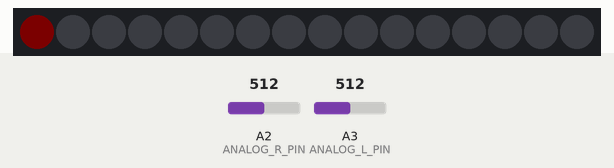
Bench run of a sketch on a simulated Arduino Uno, built with avr-gcc and run on an emulated ATmega328P. Shown: 16 RGB LEDs in strip order, left to right. Inputs (shaded band) come from the test bench; at power-on: A2 (ANALOG_R_PIN) = 512, A3 (ANALOG_L_PIN) = 512. Dim RGB values are drawn brighter than linear; the strip is taken to match the declared colour order; what the sketch prints to the serial monitor is not drawn.

Above: at 0.21 s.
At 3.21 s:
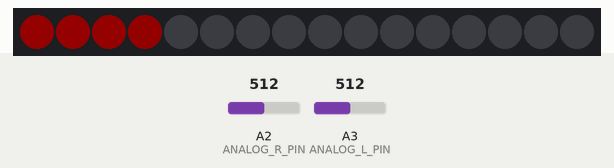
At 4.71 s:
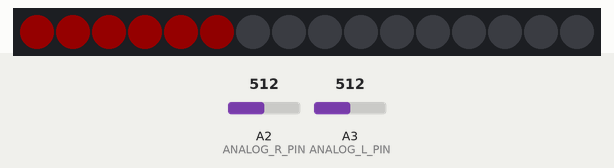
At 6.21 s:
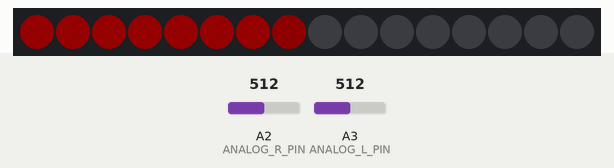
At 9.21 s:
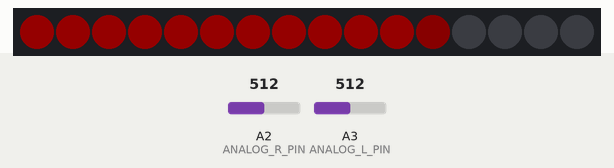
At 12.36 s:
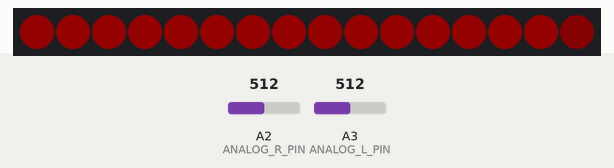

The sketch:

Neo_pixel.ino
```cpp
//UV meter - Neo pixel

#include <Adafruit_NeoPixel.h>

//NEO LED definitions
#define VU_LED_PIN_1 2 //VU meter 1 datapin
#define VU_PIX_NUM 16 //VU meter segment/pixel number
#define ANALOG_R_PIN A2 //Audio Right channel pin ADC2
#define ANALOG_L_PIN A3 //Audio Left channel pin ADC3

#define EFFECT_TICK 50 //Effect timming in milliseconds
#define MEASURE_TICK 10 //Measure timing in milliseconds

#define ANALOG_SAMPLES 5 //Number of samples from analog measurements to average

Adafruit_NeoPixel pixels1(VU_PIX_NUM, VU_LED_PIN_1, NEO_RGB + NEO_KHZ800);


unsigned long time_effect;
unsigned long time_measure;
unsigned int led_flag;

unsigned int x;
byte VU_brightness[VU_PIX_NUM];
byte Red , Green , Blue;

unsigned int analog_r[ANALOG_SAMPLES]; //Analog right channel variable
unsigned int analog_l[ANALOG_SAMPLES]; //Analog left channel variable

unsigned int average_r;
unsigned int average_l;


void setup() {
  pinMode(ANALOG_R_PIN  , INPUT);
  pinMode(ANALOG_L_PIN  , INPUT);

  Serial.begin(115200);
  Serial.println("Connecting");

  pixels1.begin();
  Serial.println("Initialize NEO pixels");

  pixels1.clear();
  Serial.println("Clear NEO pixels");

  pixels1.show();

  time_effect=millis()+EFFECT_TICK;
  time_measure=millis()+MEASURE_TICK;

  led_flag=1;

  x=0;

  Red=0;
  Green=0;
  Blue=50;

  for (int i=0; i<ANALOG_SAMPLES; i++){
    analog_r[i]=0;
    analog_l[i]=0;
  }

}

void loop() {
  if(millis()>=time_measure){

    time_measure=time_measure+MEASURE_TICK;

    for (int i=0; i<(ANALOG_SAMPLES-1); i++){
      analog_r[i]=analog_r[i+1];
      analog_l[i]=analog_l[i+1];
    }

    analog_r[4]=abs(511-analogRead(ANALOG_R_PIN));
    analog_l[4]=abs(511-analogRead(ANALOG_L_PIN));

    average_r=0;
    average_l=0;

    for (int i=0; i<ANALOG_SAMPLES; i++){
      average_r=average_r+analog_r[i];
      average_l=average_l+analog_l[i];
    }

    average_r=average_r/ANALOG_SAMPLES;
    average_l=average_l/ANALOG_SAMPLES;

    Serial.print("Audio R:");
    Serial.println(average_r);
    Serial.print("Audio L:");
    Serial.println(average_l);
    Serial.println("");

  }


  if(millis()>=time_effect){
    //Serial.print("Time:");
    //Serial.println(time_effect);

    time_effect=time_effect+EFFECT_TICK;

    if (0==led_flag){

      convert_VU(average_r*8);

      Red=20;
      Green=0;
      Blue=0;

      for(int i=0 ; i<VU_PIX_NUM ; i++){
        pixels1.setPixelColor(i , Red*VU_brightness[i]/255 , Green*VU_brightness[i]/255 , Blue*VU_brightness[i]/255);
      }

      pixels1.show();

      //led_flag=1;
      Serial.println("Red");
      return;
    }

    if (1==led_flag){

      convert_VU(x*16);
      Red=20;
      Green=0;
      Blue=0;

      for(int i=0 ; i<VU_PIX_NUM ; i++){
        pixels1.setPixelColor(i , Red*VU_brightness[i]/255 , Green*VU_brightness[i]/255 , Blue*VU_brightness[i]/255 );
      }

      pixels1.show();
      if(x<255){x=x+1;}else{led_flag=2;}
      return;

    }

    if (2==led_flag){

      convert_VU(x*16);
      Red=20;
      Green=0;
      Blue=0;

      for(int i=0 ; i<VU_PIX_NUM ; i++){
        pixels1.setPixelColor(i , Red*VU_brightness[i]/255 , Green*VU_brightness[i]/255 , Blue*VU_brightness[i]/255 );
      }

      pixels1.show();
      if(x>0){x=x-1;}else{led_flag=3;}

    }

    if (3==led_flag){

      convert_VU(x*16);
      Red=0;
      Green=20;
      Blue=0;

      for(int i=0 ; i<VU_PIX_NUM ; i++){
        pixels1.setPixelColor(i , Red*VU_brightness[i]/255 , Green*VU_brightness[i]/255 , Blue*VU_brightness[i]/255 );
      }

      pixels1.show();
      if(x<255){x=x+1;}else{led_flag=4;}
      return;

    }

    if (4==led_flag){

      convert_VU(x*16);
      Red=0;
      Green=20;
      Blue=0;

      for(int i=0 ; i<VU_PIX_NUM ; i++){
        pixels1.setPixelColor(i , Red*VU_brightness[i]/255 , Green*VU_brightness[i]/255 , Blue*VU_brightness[i]/255 );
      }

      pixels1.show();
      if(x>0){x=x-1;}else{led_flag=5;}

    }

      if (5==led_flag){

      convert_VU(x*16);
      Red=0;
      Green=0;
      Blue=20;

      for(int i=0 ; i<VU_PIX_NUM ; i++){
        pixels1.setPixelColor(i , Red*VU_brightness[i]/255 , Green*VU_brightness[i]/255 , Blue*VU_brightness[i]/255 );
      }

      pixels1.show();
      if(x<255){x=x+1;}else{led_flag=6;}
      return;

    }

    if (6==led_flag){

      convert_VU(x*16);
      Red=0;
      Green=0;
      Blue=20;

      for(int i=0 ; i<VU_PIX_NUM ; i++){
        pixels1.setPixelColor(i , Red*VU_brightness[i]/255 , Green*VU_brightness[i]/255 , Blue*VU_brightness[i]/255 );
      }

      pixels1.show();
      if(x>0){x=x-1;}else{led_flag=1;}

    }

    //Serial.println(time_effect);
  }
}

void convert_VU(unsigned long VU_meter){
  long conversion_temp;
  for (unsigned int u=0; u<VU_PIX_NUM; u++){

    conversion_temp=VU_meter-(u*255);
    if(conversion_temp >=0){
      if(conversion_temp < 255){
        VU_brightness[u]=conversion_temp & 0xFF;
      }
      else{
        VU_brightness[u]=255;
      }
      }
      else{
        VU_brightness[u]=0;
      }
  }
}

/*
//Convert Pixel color to R G B

 unsigned int RGB_temp[3];
for (int p=0;p<VU_PIX_NUM; p++){
  RGB_temp[2]=((pixels1.getPixelColor(p) >> 16) & 0xFF);
  RGB_temp[1]=((pixels1.getPixelColor(p) >> 8) & 0xFF);
  RGB_temp[0]=(pixels1.getPixelColor(p) & 0xFF);
  Serial.print(RGB_temp[0]);
  Serial.print(",");
  Serial.print(RGB_temp[1]);
  Serial.print(",");
  Serial.println(RGB_temp[2]);
  }
Serial.println("");*/
```
